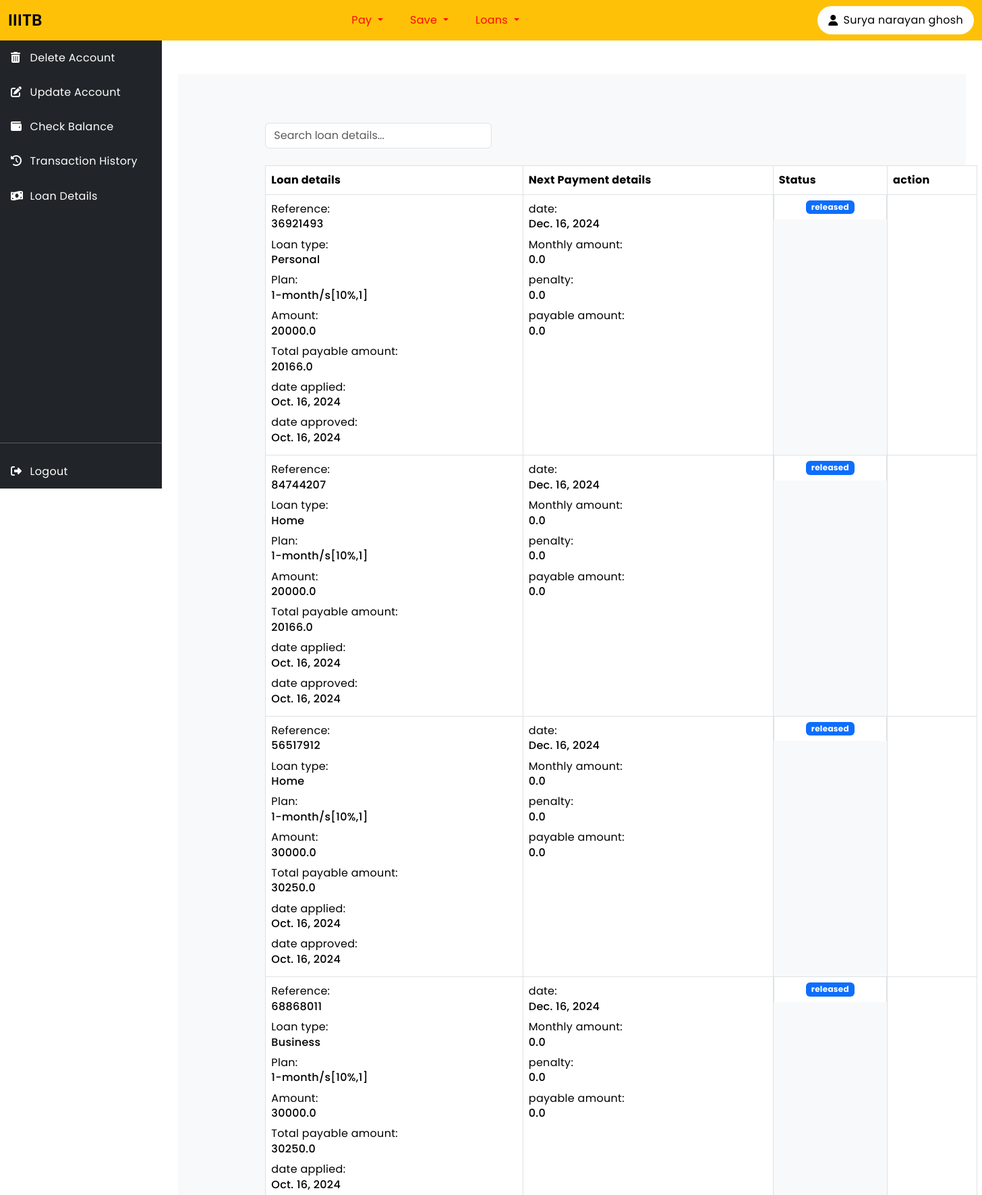
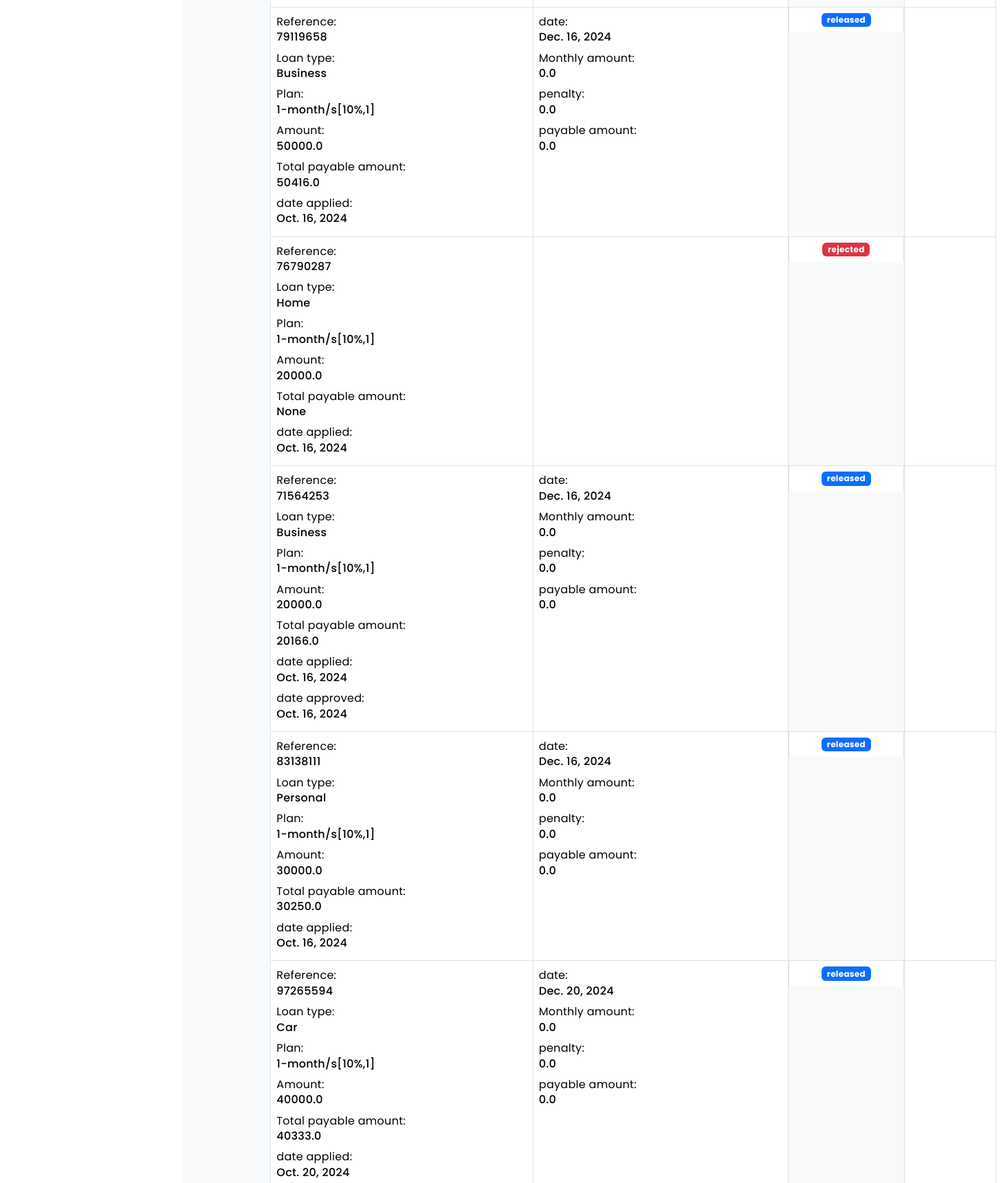
Page /loan_details/483835532994 (upper part) on the committed database (2 pictures, top to bottom).
### myapp/models.py (models this page shows, shortened)
class Customer(models.Model):
    customer_id = models.AutoField(primary_key=True)
    name = models.CharField(max_length=60,null=False)
    phone_no = models.CharField(max_length=10,
                                    unique=True,
                                    validators=[
                                        RegexValidator(r'^\d{10}$')
                                    ],null=False)
    Aadhar_no = models.CharField(max_length=12,
                                    unique=True,
                                    validators=[
                                        RegexValidator(r'^\d{12}$')
                                    ],null=False)
    DOB = models.DateField()
    branch_connect = models.ForeignKey(Bank_branches,on_delete=models.CASCADE)
    account = models.OneToOneField(AccountNumber,on_delete = models.CASCADE)
    password = models.CharField(max_length = 128,null=True,blank=False,
                                validators=[
                                    RegexValidator(r'^(?=.*[a-z])(?=.*[A-Z])(?=.*\d)')
                                ])

class loan(models.Model):
    plan_choices = [
        ('1-month/s[10%,1]','1-month/s[10%,1]'),
        ('36-month/s[8%,3]','36-month/s[8%,3]'),
        ('12-month/s[9%,1]','12-month/s[9%,1]'),
        ('24-month/s[8%,2]','24-month/s[8%,2]')
    ]
    loan_choices = [
        ('Personal', 'Personal'),
        ('Home', 'Home'),
        ('Car', 'Car'),
        ('Business', 'Business'),
        ('Education','Education')
    ]
    account = models.ForeignKey(AccountNumber,on_delete = models.CASCADE)
    loan_id = models.AutoField(primary_key=True)
    loan_refno = models.CharField(
        max_length=8,
        validators=[
            RegexValidator(r'^\d{8}$', 'Account number must be exactly 8 digits.')
        ],
        unique=True
    )
    loan_type = models.CharField(max_length=100,null=False,choices = loan_choices)
    plan = models.CharField(max_length=100,null=False,choices = plan_choices)
    amount = models.FloatField()
    tp_amount = models.FloatField(null=True)
    m_amount = models.FloatField(null=True)
    penalty = models.FloatField(null=True)
    pay_amount = models.FloatField(null=True)
    due_date = models.DateField(null=True)
    date_applied = models.DateField(null=True)
    date_approved = models.DateField(null=True)
    date_released = models.DateField(null=True)
    date_rejected = models.DateField(null=True)
    loan_status = models.CharField(max_length=120)
    count = models.IntegerField(null=True)
    loan_desc = models.TextField(max_length=200,null=True)

### myapp/views.py (the view)
# urls.py: path('loan_details/<str:account_no>',views.loan_details_table,name='loan_details_table'),
def loan_details_table(request,account_no):
    account = AccountNumber.objects.get(account_number = account_no)
    customer = Customer.objects.get(account = account)
    account_details_savings = Account.objects.get(account_number = account,account_type='savings')
    details = loan.objects.filter(account=account)
    person_details = loan_details.objects.get(account=account)
    transaction_status = request.GET.get('transaction_status', 'success')
    for i in details:
        if i.loan_status == 'approved' or i.loan_status == 'approved overdue':
            if i.due_date < date.today():
                i.loan_status = 'approved '+' overdue'
                i.pay_amount = i.pay_amount+i.penalty
                plan_details = get_plan_values(i.plan)
                months_diff = months_between(i.due_date,date.today())
                person_details.due_payments +=int(months_diff/plan_details['freq_of_payment_month'])+1
                person_details.penalties +=int(months_diff/plan_details['freq_of_payment_month'])+1
                person_details.save()
                i.save()
    return render(request,'myapp/loandetails.html',{'details':details,'customer':customer,'transaction':transaction_status})

### myapp/templates/myapp/loandetails.html (shortened to what this page needs)
{% extends 'myapp/main.html' %}
{%load custom_filters%}
{% block content %}
<div class="container mt-5">
    <div class="row">
        <div class="col-md-10 offset-1">
            <input type="text" id="transactionFilter" class="form-control" placeholder="Search loan details..." style="width:21rem;">
            <br>
                <table id="transactionTable"class="table table-bordered border-light-dark" style="min-width:66rem;">
                        <thead>
                            <tr>
                                <th>Loan details</th>
                                <th>Next Payment details</th>
                                <th>Status</th>
                                <th>action</th>
                            </tr>
                        </thead>
                        <tbody>
                        {% for i in details%}
                            <div class="flex flex-column">
                            <tr>
                                <td>
                                    Reference:<h6>{{i.loan_refno}}</h6>
                                    Loan type: <h6>{{i.loan_type}}</h6>
                                    Plan: <h6>{{i.plan}}</h6>
                                    Amount: <h6>{{i.amount}}</h6>
                                    Total payable amount: <h6>{{i.tp_amount}}</h6>
                                    date applied: <h6>{{i.date_applied}}</h6>
                                    {% if i.date_approved != None %}
                                        date approved: <h6>{{i.date_approved}}</h6>
                                    {%endif%}
                                </td>
                            </div>
                            <div class="flex flex-column">
                                <td>
                                    {% if i.due_date != None%}
                                        date:<h6>{{i.due_date}}</h6>
                                    {%endif%}
                                    {% if i.m_amount != None%}
                                        Monthly amount:<h6>{{i.m_amount}}</h6>
                                    {%endif%}
                                    {% if i.penalty != None%}
                                        penalty:<h6>{{i.penalty}}</h6>
                                    {%endif%}
                                    {% if i.pay_amount != None%}
                                        payable amount:<h6>{{i.pay_amount}}</h6>
                                    {%endif%}
                                </td>
                            </div>
                                <td class="d-flex justify-content-center align-items-center">
                                    {%if i.loan_status == 'released'%}
                                        <span class="badge text-bg-primary">{{i.loan_status}}</span>
                                    {%endif%}
                                    {%if i.loan_status == 'rejected'%}
                                        <span class="badge text-bg-danger">{{i.loan_status}}</span>
                                    {%endif%}
                                </td>
                                <td>
                                </td>
                        {%endfor%}
                        </tbody>
                    </table>
        </div>
    </div>
</div>
{%endblock%}

### myapp/templates/myapp/main.html (shortened to what this page needs)
{% load static %}
<!DOCTYPE html>
<html lang="en">
<head>
    <link href="https://cdn.jsdelivr.net/npm/bootstrap@5.3.3/dist/css/bootstrap.min.css" rel="stylesheet">
    <link rel="stylesheet" href="https://cdnjs.cloudflare.com/ajax/libs/font-awesome/6.5.1/css/all.min.css">
</head>
<div class="container" style="height: var(--navbar-height);">
    <nav class="navbar navbar-expand-lg bg-warning fixed-top" style="height: var(--navbar-height);">
        <div class="container-fluid">
            <a class="navbar-brand" href="/main/{{customer.customer_id}}">IIITB</a>
            <div class="collapse navbar-collapse" id="navbarContent">
                <ul class="navbar-nav mx-auto">
                    <li class="nav-item dropdown">
                        <a class="nav-link dropdown-toggle me-4" href="#" data-bs-toggle="dropdown">
                            Pay
                        </a>
                    </li>
                    <li class="nav-item dropdown">
                        <a class="nav-link dropdown-toggle me-4" href="#" data-bs-toggle="dropdown">
                            Save
                        </a>
                    </li>
                    <li class="nav-item dropdown">
                        <a class="nav-link dropdown-toggle" href="#" data-bs-toggle="dropdown">
                            Loans
                        </a>
                    </li>
                </ul>
                <a href="/main/{{customer.customer_id}}" class="user-profile" data-bs-toggle="tooltip" data-bs-placement="bottom" title="Account Type: {{account.account_type}}">
                    <i class="fas fa-user"></i>
                    <span>{{customer.name}}</span>
                </a>
            </div>
        </div>
    </nav>
</div>
    <div class="d-flex flex-column p-4">
        <div class="container-fluid d-flex flex-grow-1 p-0">
            <div class="sidebar bg-dark" style="height:83vh;">
                <div class="d-flex flex-column h-100">
                    <div class="flex-grow-1">
                        <ul class="nav flex-column">
                            <li class="nav-item">
                                <a class="nav-link text-white" href="/delete/{{customer.account.account_number}}">
                                    <i class="fas fa-trash-alt"></i>
                                    <span>Delete Account</span>
                                </a>
                            </li>
                            <li class="nav-item">
                                <a class="nav-link text-white" href="/update/{{customer.account.account_number}}">
                                    <i class="fas fa-edit"></i>
                                    <span>Update Account</span>
                                </a>
                            </li>
                            <li class="nav-item">
                                <a class="nav-link text-white" href="/checkbalance/{{customer.account.account_number}}">
                                    <i class="fas fa-wallet"></i>
                                    <span>Check Balance</span>
                                </a>
                            </li>
                            <li class="nav-item">
                                <a class="nav-link text-white" href="/transaction/{{customer.account.account_number}}">
                                    <i class="fas fa-history"></i>
                                    <span>Transaction History</span>
                                </a>
                            </li>
                            <li class="nav-item">
                                <a class="nav-link text-white" href="/loan_details/{{customer.account.account_number}}">
                                    <i class="fas fa-money-bill-wave"></i>
                                    <span>Loan Details</span>
                                </a>
                            </li>
                        </ul>
                    </div>
                    <div class="mt-auto">
                        <hr class="border-light">
                        <ul class="nav flex-column">
                            <li class="nav-item">
                                <a class="nav-link text-white" href="/">
                                    <i class="fas fa-sign-out-alt"></i>
                                    <span>Logout</span>
                                </a>
                            </li>
                        </ul>
                    </div>
                </div>
            </div>
            <main class="main-content flex-grow-1 p-4">
                {% block content %}{% endblock %}
            </main>
        </div>
    </div>
</body>
</html>

### myapp/templates/myapp/main.html (style rules this page uses)
:root { --sidebar-width: 240px; --navbar-height: 60px; --primary-color: #ffc107; --dark-bg: #212529; --font-primary: 'Space Grotesk', sans-serif; --font-secondary: 'Poppins', sans-serif; --font-headings: 'Outfit', sans-serif; --font-special: 'DM Sans', sans-serif; }
.sidebar { width: var(--sidebar-width); height: calc(100vh - var(--navbar-height)); position: fixed; top: var(--navbar-height); left: 0; z-index: 1000; transition: transform 0.3s ease-in-out; }
.nav-link { padding: 0.8rem 1rem; color: rgb(253, 7, 7); transition: all 0.3s; }
.nav-link i { width: 24px; }
.main-content { margin-left: var(--sidebar-width); padding: 20px; min-height: calc(100vh - var(--navbar-height)); background-color: #f8f9fa; transition: margin 0.3s ease-in-out; }
.navbar-brand { font-weight: 600; font-size: 1.5rem; }
.user-profile { display: flex; align-items: center; gap: 0.5rem; padding: 0.5rem 1rem; border-radius: 50px; background-color: rgb(255, 255, 255); color: black; text-decoration: none; transition: all 0.3s; }

### rows in the picture
Customer: name "Surya narayan ghosh"
loan: loan_refno "36921493", loan_type "Personal", plan "1-month/s[10%,1]", amount "20000.0", tp_amount "20166.0", date_applied "Oct. 16, 2024", date_approved "Oct. 16, 2024", due_date "Dec. 16, 2024", m_amount "0.0", penalty "0.0", pay_amount "0.0", loan_status "released"
loan: loan_refno "84744207", loan_type "Home", plan "1-month/s[10%,1]", amount "20000.0", tp_amount "20166.0", date_applied "Oct. 16, 2024", date_approved "Oct. 16, 2024", due_date "Dec. 16, 2024", m_amount "0.0", penalty "0.0", pay_amount "0.0", loan_status "released"
loan: loan_refno "56517912", loan_type "Home", plan "1-month/s[10%,1]", amount "30000.0", tp_amount "30250.0", date_applied "Oct. 16, 2024", date_approved "Oct. 16, 2024", due_date "Dec. 16, 2024", m_amount "0.0", penalty "0.0", pay_amount "0.0", loan_status "released"
loan: loan_refno "68868011", loan_type "Business", plan "1-month/s[10%,1]", amount "30000.0", tp_amount "30250.0", date_applied "Oct. 16, 2024", due_date "Dec. 16, 2024", m_amount "0.0", penalty "0.0", pay_amount "0.0", loan_status "released"
loan: loan_refno "79119658", loan_type "Business", plan "1-month/s[10%,1]", amount "50000.0", tp_amount "50416.0", date_applied "Oct. 16, 2024", due_date "Dec. 16, 2024", m_amount "0.0", penalty "0.0", pay_amount "0.0", loan_status "released"
loan: loan_refno "76790287", loan_type "Home", plan "1-month/s[10%,1]", amount "20000.0", tp_amount "None", date_applied "Oct. 16, 2024", loan_status "rejected"
loan: loan_refno "71564253", loan_type "Business", plan "1-month/s[10%,1]", amount "20000.0", tp_amount "20166.0", date_applied "Oct. 16, 2024", date_approved "Oct. 16, 2024", due_date "Dec. 16, 2024", m_amount "0.0", penalty "0.0", pay_amount "0.0", loan_status "released"
loan: loan_refno "83138111", loan_type "Personal", plan "1-month/s[10%,1]", amount "30000.0", tp_amount "30250.0", date_applied "Oct. 16, 2024", due_date "Dec. 16, 2024", m_amount "0.0", penalty "0.0", pay_amount "0.0", loan_status "released"
loan: loan_refno "97265594", loan_type "Car", plan "1-month/s[10%,1]", amount "40000.0", tp_amount "40333.0", date_applied "Oct. 20, 2024", due_date "Dec. 20, 2024", m_amount "0.0", penalty "0.0", pay_amount "0.0", loan_status "released"
